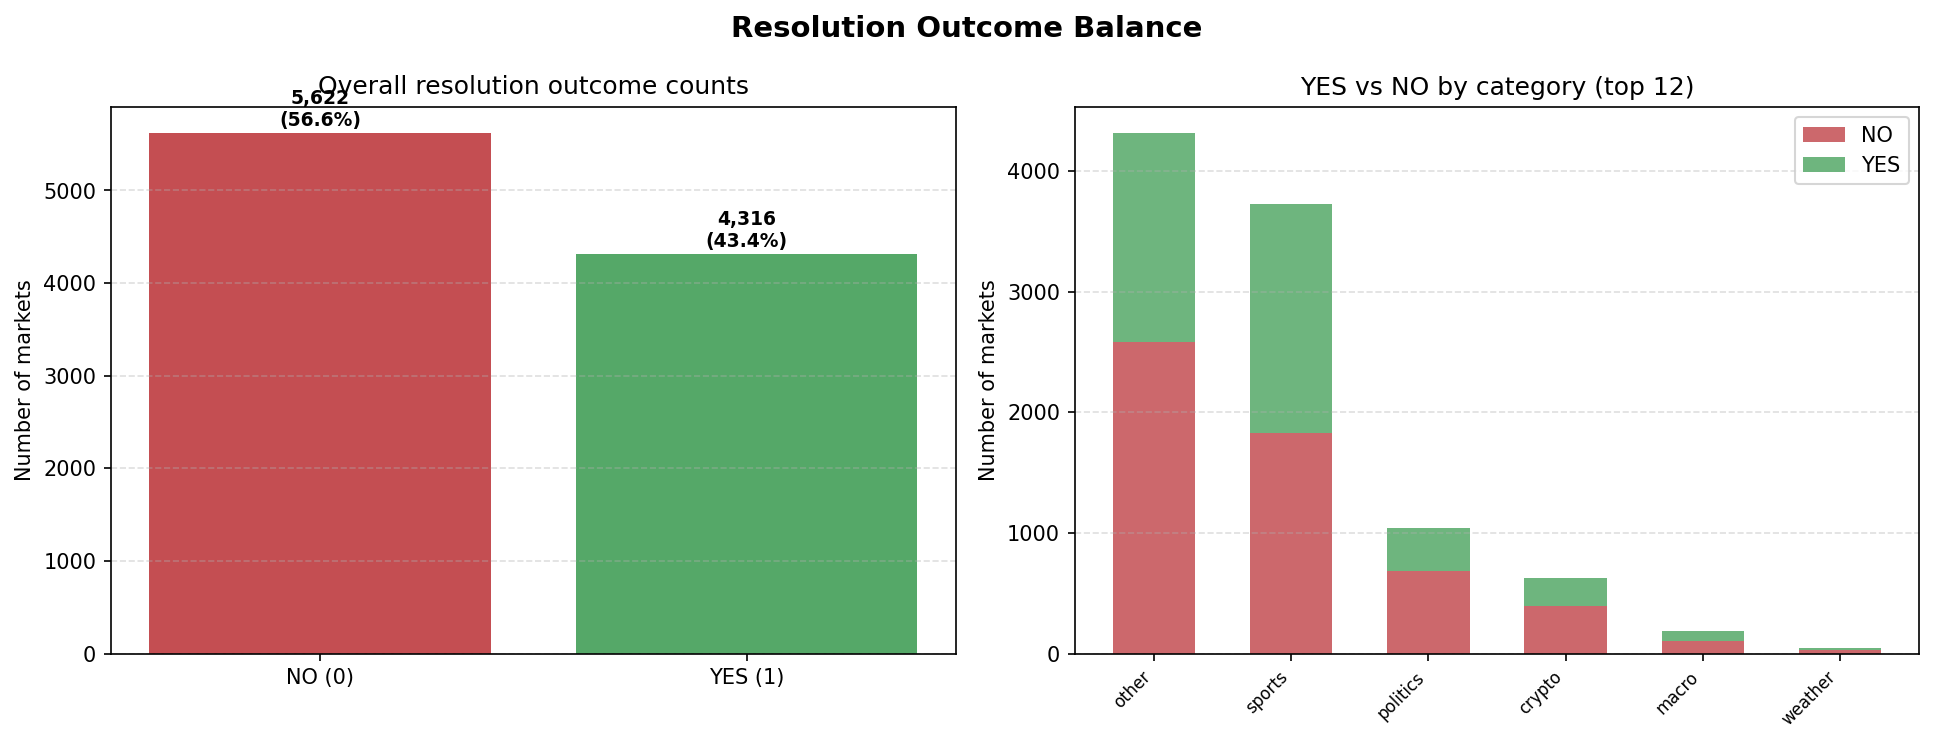

The script that saved this image:
"""Resolution outcome balance.

Counts YES vs NO resolutions across the dataset.
Severe imbalance affects the extremization baseline.
Run from the project root: python vizz/res_dist.py
"""

import duckdb
import matplotlib
matplotlib.use("Agg")
import matplotlib.pyplot as plt
import numpy as np

DATA_ROOT = "./data"

con = duckdb.connect()

# resolution_outcome: 1 = YES, 0 = NO; NULL = unresolved
df = con.execute(f"""
    SELECT
        resolution_outcome,
        COUNT(*) AS market_count,
        SUM(total_volume_usd) AS total_volume_usd,
        AVG(total_volume_usd) AS avg_volume_usd
    FROM read_parquet('{DATA_ROOT}/markets/markets.parquet')
    GROUP BY resolution_outcome
    ORDER BY resolution_outcome
""").df()

label_map = {0: "NO (0)", 1: "YES (1)"}
df["label"] = df["resolution_outcome"].map(label_map).fillna("Unresolved / NULL")

total = df["market_count"].sum()
print(f"Resolution outcome balance (total markets: {total:,})")
print(f"\n{'Outcome':<18} {'Markets':>8} {'Share%':>8} {'Total Vol USD':>16} {'Avg Vol USD':>14}")
print("-" * 70)
for _, row in df.iterrows():
    print(
        f"{row['label']:<18} {int(row['market_count']):>8,} "
        f"{row['market_count']/total*100:>7.1f}% "
        f"{row['total_volume_usd']:>16,.0f} "
        f"{row['avg_volume_usd']:>14,.0f}"
    )

# Imbalance ratio (YES / NO)
yes_count = int(df.loc[df["resolution_outcome"] == 1, "market_count"].sum())
no_count  = int(df.loc[df["resolution_outcome"] == 0, "market_count"].sum())
if no_count > 0:
    ratio = yes_count / no_count
    print(f"\nYES/NO ratio: {ratio:.3f}  ({'balanced' if 0.8 <= ratio <= 1.25 else 'IMBALANCED — review extremization baseline'})")

# ------------------------------------------------------------------
# Per-category resolution balance
# ------------------------------------------------------------------
cat_df = con.execute(f"""
    SELECT
        COALESCE(NULLIF(TRIM(category), ''), '(untagged)') AS category,
        SUM(CASE WHEN resolution_outcome = 1 THEN 1 ELSE 0 END) AS yes_count,
        SUM(CASE WHEN resolution_outcome = 0 THEN 1 ELSE 0 END) AS no_count,
        COUNT(*) AS total
    FROM read_parquet('{DATA_ROOT}/markets/markets.parquet')
    GROUP BY 1
    ORDER BY total DESC
""").df()
cat_df["yes_pct"] = cat_df["yes_count"] / cat_df["total"].clip(lower=1) * 100

print(f"\n{'Category':<30} {'YES':>6} {'NO':>6} {'YES%':>7}")
print("-" * 55)
for _, row in cat_df.iterrows():
    print(f"{row['category']:<30} {int(row['yes_count']):>6,} {int(row['no_count']):>6,} {row['yes_pct']:>6.1f}%")

# ------------------------------------------------------------------
# Plot
# ------------------------------------------------------------------
fig, axes = plt.subplots(1, 2, figsize=(13, 5))
fig.suptitle("Resolution Outcome Balance", fontsize=14, fontweight="bold")

colors = {"YES (1)": "#55A868", "NO (0)": "#C44E52", "Unresolved / NULL": "#8172B2"}
bar_colors = [colors.get(l, "#4C72B0") for l in df["label"]]

# Left: overall count
ax = axes[0]
bars = ax.bar(df["label"], df["market_count"], color=bar_colors)
ax.set_ylabel("Number of markets")
ax.set_title("Overall resolution outcome counts")
ax.grid(True, axis="y", linestyle="--", alpha=0.4)
for bar, val in zip(bars, df["market_count"]):
    ax.text(bar.get_x() + bar.get_width() / 2,
            bar.get_height() + total * 0.003,
            f"{int(val):,}\n({val/total*100:.1f}%)",
            ha="center", va="bottom", fontsize=9, fontweight="bold")

# Right: per-category YES% stacked bar
ax2 = axes[1]
top_cats = cat_df.head(12)
x = np.arange(len(top_cats))
w = 0.6
b_no  = ax2.bar(x, top_cats["no_count"],  w, label="NO",  color="#C44E52", alpha=0.85)
b_yes = ax2.bar(x, top_cats["yes_count"], w, bottom=top_cats["no_count"],
                label="YES", color="#55A868", alpha=0.85)
ax2.set_xticks(x)
ax2.set_xticklabels(top_cats["category"], rotation=45, ha="right", fontsize=8)
ax2.set_ylabel("Number of markets")
ax2.set_title("YES vs NO by category (top 12)")
ax2.legend()
ax2.grid(True, axis="y", linestyle="--", alpha=0.4)

plt.tight_layout()
out = "vizz/res_dist.png"
plt.savefig(out, dpi=150, bbox_inches="tight")
print(f"\nSaved: {out}")
